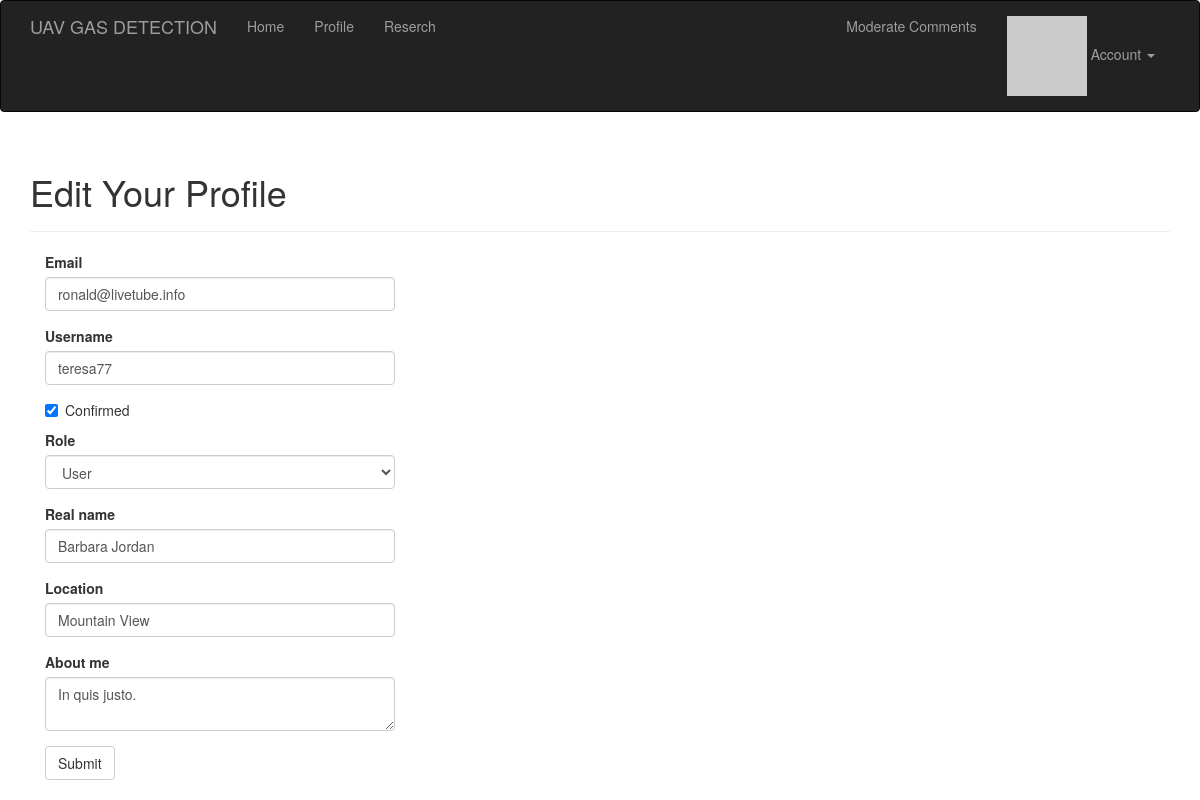
Screenshot of /edit-profile/2 (signed in) with the database file from the repository.
### app/models.py (models this page shows, shortened)
class User(UserMixin,db.Model):
    __tablename__ = 'users'
    id = db.Column(db.Integer,primary_key=True)
    email = db.Column(db.String(64),unique=True,index=True)
    username = db.Column(db.String(64),unique=True,index=True)
    role_id = db.Column(db.Integer,db.ForeignKey('roles.id'))
    password_hash =db.Column(db.String(128))
    confirmed = db.Column(db.Boolean,default=False)
    name = db.Column(db.String(64))
    location = db.Column(db.String(64))
    about_me = db.Column(db.Text())
    member_since = db.Column(db.DateTime(), default=datetime.utcnow)
    last_seen = db.Column(db.DateTime(), default=datetime.utcnow)
    avatar_hash = db.Column(db.String(32))
    posts = db.relationship('Post', backref='author', lazy='dynamic')
    followed = db.relationship('Follow',
                               foreign_keys=[Follow.follower_id],
                               backref=db.backref('follower', lazy='joined'),
                               lazy='dynamic',
                               cascade='all, delete-orphan')
    followers = db.relationship('Follow',
                                foreign_keys=[Follow.followed_id],
                                backref=db.backref('followed', lazy='joined'),
                                lazy='dynamic',
                                cascade='all, delete-orphan')
    comments = db.relationship('Comment', backref='author', lazy='dynamic')
    @property
    def password(self):
        raise AttributeError('password is not a readable attribute')
    def can(self, permissions):
        return self.role is not None and (self.role.permissions & permissions) == permissions
    def ping(self):
        self.last_seen = datetime.utcnow()
        db.session.add(self)
    def gravatar(self, size=100, default='identicon', rating='g'):
        if request.is_secure:
            url = 'https://secure.gravatar.com/avatar'
        else:
            url = 'http://www.gravatar.com/avatar'
        hash = self.avatar_hash or self.gravatar_hash()
        return '{url}/{hash}?s={size}&d={default}&r={rating}'.format(
            url=url, hash=hash, size=size, default=default, rating=rating)

### app/main/views.py (the view, shortened to what this page needs)
@main.route('/edit-profile/<int:id>', methods=['GET', 'POST'])
@login_required
@admin_required
def edit_profile_admin(id):
    user = User.query.get_or_404(id)
    form = EditProfileAdminForm(user=user)
    form.email.data = user.email
    form.username.data = user.username
    form.confirmed.data = user.confirmed
    form.role.data = user.role_id
    form.name.data = user.name
    form.location.data = user.location
    form.about_me.data = user.about_me
    return render_template('edit_profile.html', form=form, user=user)

### app/main/forms.py (shortened to what this page needs)
class EditProfileAdminForm(FlaskForm):
    email = StringField('Email', validators=[DataRequired(), Length(1, 64),
                                             Email()])
    username = StringField('Username', validators=[
        DataRequired(), Length(1, 64),
        Regexp('^[A-Za-z][A-Za-z0-9_.]*$', 0,
               'Usernames must have only letters, numbers, dots or '
               'underscores')])
    confirmed = BooleanField('Confirmed')
    role = SelectField('Role', coerce=int)
    name = StringField('Real name', validators=[Length(0, 64)])
    location = StringField('Location', validators=[Length(0, 64)])
    about_me = TextAreaField('About me')
    submit = SubmitField('Submit')
    def __init__(self, user, *args, **kwargs):
        super(EditProfileAdminForm, self).__init__(*args, **kwargs)
        self.role.choices = [(role.id, role.name)
                             for role in Role.query.order_by(Role.name).all()]
        self.user = user

### app/auth/views.py (called while the page is built)
@auth.before_app_request
def before_request():
    if current_user.is_authenticated:
        current_user.ping()
        if not current_user.confirmed and request.endpoint[:5] != 'auth.':
            return redirect(url_for('auth.unconfirmed'))

@auth.before_app_request
def before_request():
    if current_user.is_authenticated \
            and not current_user.confirmed \
            and request.endpoint[:5] != 'auth.'\
            and request.endpoint != 'static':
        return redirect(url_for('auth.unconfirmed'))

### app/main/__init__.py (called while the page is built)
@main.app_context_processor
def inject_permissions():
    return dict(Permission=Permission)

### app/models.py (called while the page is built)
@login_manager.user_loader
def load_user(user_id):
    return User.query.get(int(user_id)) #返回指定主键对应的行，如果没有对应

### app/templates/edit_profile.html (shortened to what this page needs)
{% extends "base.html" %}
{% import "bootstrap/wtf.html" as wtf %}
{% block page_content %}
<div class="page-header">
    <h1>Edit Your Profile</h1>
</div>
<div class="col-md-4">
    {{ wtf.quick_form(form) }}
</div>
{% endblock %}

### rows the page displays
User: email "ronald@livetube.info", username "teresa77", confirmed "☑", role "User", name "Barbara Jordan", location "Mountain View", about_me "In quis justo."
